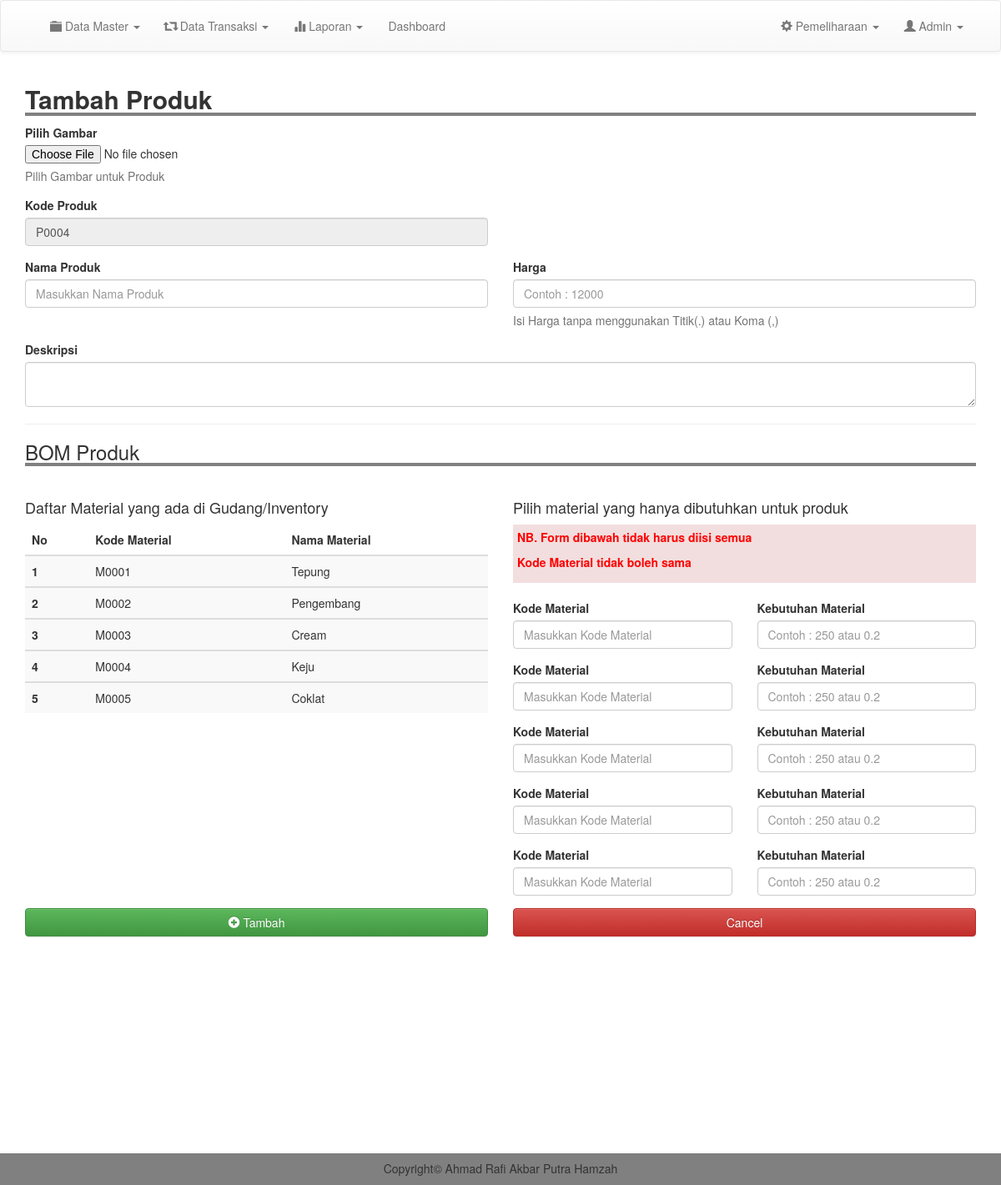
The app's page /admin/tm_produk.php (signed in), older data.
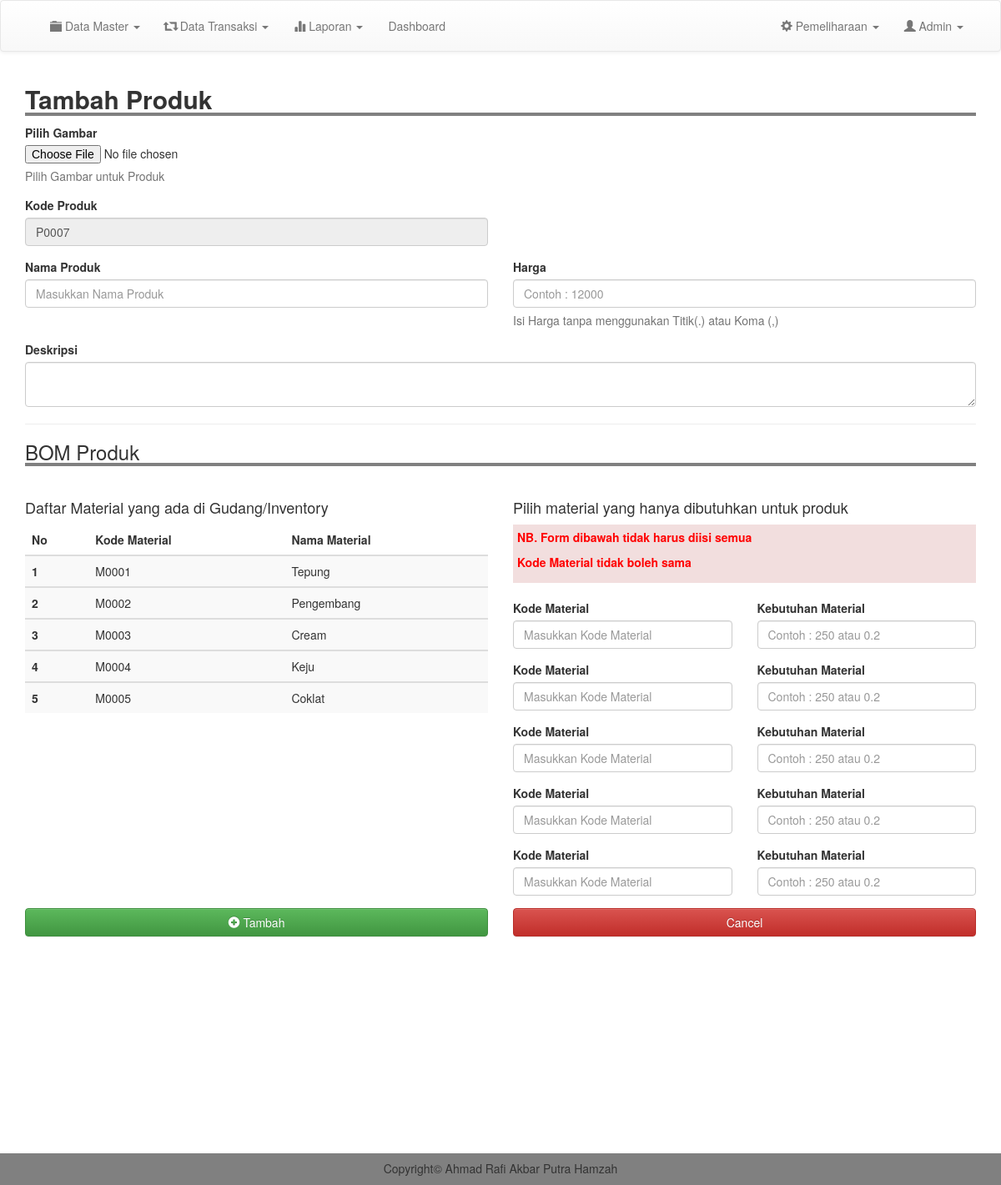
The same page, newer data.
### tables this page shows
CREATE TABLE `produk` (
  `kode_produk` varchar(100) NOT NULL,
  `nama` varchar(100) NOT NULL,
  `image` text NOT NULL,
  `deskripsi` text NOT NULL,
  `harga` int(11) NOT NULL
);

### admin/tm_produk.php (the view, shortened to what this page needs)
<?php
include 'header.php';
$kode = mysqli_query($conn, "SELECT kode_produk from produk order by kode_produk desc");
$data = mysqli_fetch_assoc($kode);
$num = substr($data['kode_produk'], 1, 4);
$add = (int) $num + 1;
if(strlen($add) == 1){
	$format = "P000".$add;
}else if(strlen($add) == 2){
	$format = "P00".$add;
}
else if(strlen($add) == 3){
	$format = "P0".$add;
}else{
	$format = "P".$add;
}
?>
<div class="container">
	<h2 style=" width: 100%; border-bottom: 4px solid gray"><b>Tambah Produk</b></h2>
	<form action="proses/tm_produk.php" method="POST" enctype="multipart/form-data">
		<div class="form-group">
			<label for="exampleInputFile">Pilih Gambar </label>
			<input type="file" id="exampleInputFile" name="files">
			<p class="help-block">Pilih Gambar untuk Produk</p>
		</div>
		<div class="row">
			<div class="col-md-6">
				<div class="form-group">
					<label for="exampleInputEmail1">Kode Produk</label>
					<input type="text" class="form-control" id="exampleInputEmail1" placeholder="Masukkan Nama Produk" disabled value="<?= $format; ?>">
				</div>
			</div>
		</div>
		<div class="row">
			<div class="col-md-6">
				<div class="form-group">
					<label for="exampleInputEmail1">Nama Produk</label>
					<input type="text" class="form-control" id="exampleInputEmail1" placeholder="Masukkan Nama Produk" name="nama">
				</div>
			</div>
			<div class="col-md-6">
				<div class="form-group">
					<label for="exampleInputEmail1">Harga</label>
					<input type="number" class="form-control" id="exampleInputEmail1" placeholder="Contoh : 12000" name="harga">
					<p class="help-block">Isi Harga tanpa menggunakan Titik(.) atau Koma (,)</p>
				</div>
			</div>
		</div>
		<div class="form-group">
			<label for="exampleInputPassword1">Deskripsi</label>
			<textarea name="desk" class="form-control" va>
			</textarea>
		</div>
		<hr>
		<h3 style=" width: 100%; border-bottom: 4px solid gray">BOM Produk</h3>
		<br>
		<div class="row">
			<div class="col-md-6">
				<h4>Daftar Material yang ada di Gudang/Inventory</h4>
				<table class="table table-striped ">
					<thead>
						<tr>
							<th scope="col">No</th>
							<th scope="col">Kode Material</th>
							<th scope="col">Nama Material</th>
						</tr>
					</thead>
					<?php
					$result2 = mysqli_query($conn, "SELECT * FROM inventory order by kode_bk asc");
					$no2 =1;
					while ($row2 = mysqli_fetch_assoc($result2)) {
						?>
						<tbody>
							<tr>
								<th scope="row"><?= $no2;  ?></th>
								<td><?= $row2['kode_bk']; ?></td>
								<td><?= $row2['nama']; ?></td>
							</tr>
						</tbody>
						<?php
						$no2++;
					}
					?>
				</table>
			</div>
			<div class="col-md-6">
				<h4>Pilih material yang hanya dibutuhkan untuk produk</h4>
				<div class="bg-danger" style="padding: 5px;">
				<p style="color: red; font-weight: bold;">NB. Form dibawah tidak harus diisi semua</p>
				<p style="color: red; font-weight: bold;">Kode Material tidak boleh sama</p>
				</div>
				<br>
				<?php
				$result3 = mysqli_query($conn, "SELECT * FROM inventory");
				$jml = mysqli_num_rows($result3);
				$no3 = 1	;
				while ($no3 <= $jml) {
					?>
					<div class="row">
						<div class="col-md-6">
							<div class="form-group">
								<label for="exampleInputPassword1">Kode Material</label>
								<input type="text" name="material[]" class="form-control" placeholder="Masukkan Kode Material">
							</div>
						</div>
						<div class="col-md-6">
							<div class="form-group">
								<label >Kebutuhan Material</label>
								<input type="text" class="form-control"placeholder="Contoh : 250 atau 0.2" name="keb[]">
							</div>
						</div>
					</div>
					<?php
					$no3++;
				}
				?>
			</div>
		</div>
				<div class="row">
			<div class="col-md-6">
				<button type="submit"  class="btn btn-success btn-block" ><i class="glyphicon glyphicon-plus-sign"></i> Tambah</button>
			</div>
			<div class="col-md-6">
				<a href="m_produk.php" class="btn btn-danger btn-block">Cancel</a>
			</div>
		</div>
		<br>
	</div>
<br>
<br>
<br>
<br>
<br>
<br>
<br>
<br>
<br>
<br>
<br>
<br>
<?php
include 'footer.php';
?>

Row changes from the older to the newer data that the page shows:
no longer on this page (row edited): produk: kode_produk "P0004"
added produk: kode_produk "P0007"
